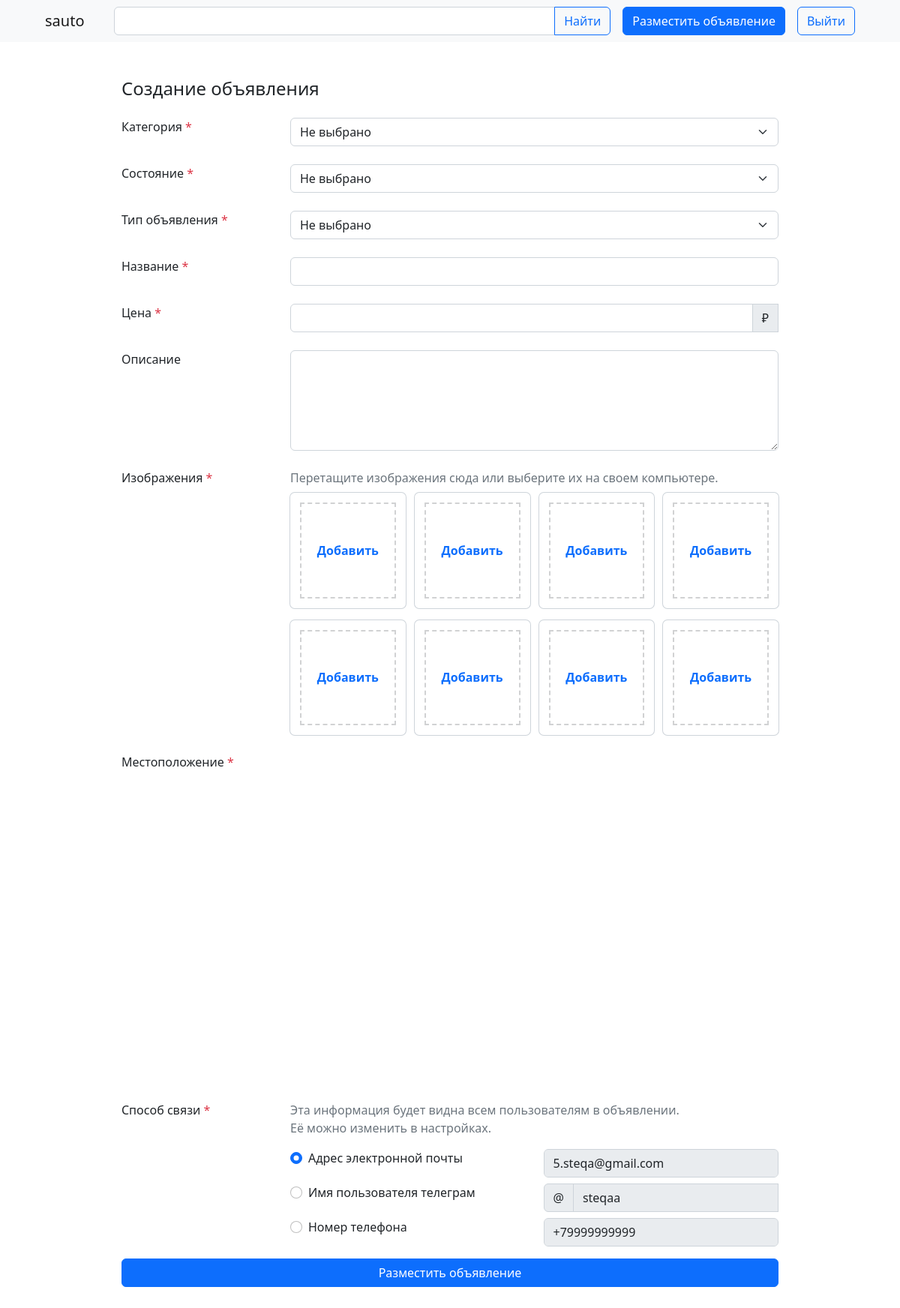
Page /add-announcement/ (signed in) on the committed database.
### accounts/models.py (models this page shows, shortened)
class User(AbstractBaseUser):
    email = models.EmailField(verbose_name="адрес электронной почты", max_length=260, unique=True)
    first_name = models.CharField(verbose_name="имя", max_length=150)
    last_name = models.CharField(verbose_name="фамилия", max_length=150)
    profile_image = models.ImageField(verbose_name="изображение профиля", upload_to=_get_profile_image_filepath, null=True, blank=True, default=_get_default_profile_image)
    date_joined = models.DateTimeField(verbose_name="дата регистрации", auto_now_add=True)
    last_login = models.DateTimeField(verbose_name="последний вход", auto_now=True)
    is_active = models.BooleanField(verbose_name="активный", default=True)
    is_staff = models.BooleanField(verbose_name="статус персонала", default=False)
    is_admin = models.BooleanField(verbose_name="статус администратора", default=False)
    is_superuser = models.BooleanField(verbose_name="статус суперпользователя", default=False)
    is_email_verified = models.BooleanField(verbose_name="статус проверенной электронной почты", default=False)
    objects = UserManager()
    USERNAME_FIELD = 'email'
    REQUIRED_FIELDS = ['first_name', 'last_name']
    class Meta:
        verbose_name = 'пользователь'
        verbose_name_plural = 'пользователи'

### seller/models.py (models this page shows, shortened)
class Seller(models.Model):
    user = models.OneToOneField(User, verbose_name="пользователь", on_delete=models.CASCADE)
    telegram_username = models.CharField(verbose_name="имя пользователя телеграм", max_length=32, unique=True, blank=True, null=True)
    phone_number = PhoneNumberField(verbose_name="номер телефона", unique=True, blank=True, null=True)
    class Meta:
        verbose_name = 'продавец'
        verbose_name_plural = 'продавцы'

### announcement/views.py (the view, shortened to what this page needs)
# urls.py: path('add-announcement/', views.add_announcement, name='add-announcement'),
@login_required
def add_announcement(request):
    form = AnnouncementCreationForm
    context = {
        'form': form,
        'yandex_map_api_key': settings.YANDEX_MAP_API_KEY,
    }
    if not is_seller(request.user):
        seller_form = SellerCreationForm
        context['seller_form'] = seller_form
    return render(request, 'announcement/add-announcement.html', context)

### seller/utils.py (called while the page is built)
def is_seller(user: User) -> bool:
    try:
        return True if Seller.objects.filter(user=user).first() else False
    except:
        return False

### announcement/templates/announcement/add-announcement.html (shortened to what this page needs)
{% extends 'announcement/base.html' %}
{% load static %}
{% block content %}
<link rel="stylesheet" href="{% static 'css/dnd-area.css' %}">
<link rel="stylesheet" href="{% static 'css/announcement/image-validation.css' %}">
<div class="container col-9 my-5">
    <h4 class="mb-4">Создание объявления</h4>
    <form action="{% url 'add-announcement' %}" method="post" id="add_announcement_form">
        <div class="announcementFields">
            {% for field in form %}
            {% if field.is_hidden %}
            {% if field.id_for_label != 'id_latitude' and field.id_for_label != 'id_longitude' %}
            <div class="field-block">
                {{ field }}
                <div class="invalid-feedback"></div>
            </div>
            {% endif %}
            {% else %}
            <div class="row mb-2">
                {% if field.id_for_label == 'id_description' %}
                <div class="col-12 col-md-3 col-lg-3 mb-2">{{ field.label }}</div>
                {% else %}
                <div class="col-12 col-md-3 col-lg-3 mb-2">
                    {{ field.label }}
                    <span class="not-selectable text-danger">*</span>
                </div>
                {% endif %}
                <div class="col-12 col-md-9 col-lg-9 mb-3 field-block">
                    {% if field.id_for_label == 'id_price' %}
                    <div class="input-group field-block">
                        {{ field }}
                        <span class="input-group-text">&#8381</span>
                    </div>
                    {% else %}
                    {{ field }}
                    {% endif %}
                </div>
            </div>
            {% endif %}
            {% endfor %}
        </div>
        <div class="row mb-2 imageFields">
            <div class="col-12 col-md-3 col-lg-3 mb-2">
                Изображения
                <span class="not-selectable text-danger">*</span>
            </div>
            <div class="col-12 col-md-9 col-lg-9 row pe-0">
                <p class="mb-2 text-secondary">Перетащите изображения сюда или выберите их на своем компьютере.</p>
                {% for r in '01234567' %}
                <div class="col-12 col-sm-6 col-md-3 col-xxl-3 mb-3 pe-0 field-block">
                    <div id="upload-container">
                        <div class="upload-container-content">
                            <label for="file-input{{ r }}" class="visually-hidden=md">
                                <a class="fw-bolder pointer text-decoration-none text-center">Добавить</a>
                            </label>
                        </div>
                    </div>
                </div>
                {% endfor %}
            </div>
        </div>
        <div class="row mb-2 locationFields">
            <div class="col-12 col-md-3 col-lg-3 mb-2">
                Местоположение
                <span class="not-selectable text-danger">*</span>
            </div>
            <div class="col-12 col-md-9 col-lg-9">
                <div id="map" action="{% url 'add-announcement' %}" class="mb-3" style="height: 440px;"></div>
            </div>
        </div>
        <div class="row mb-2 sellerFields">
            <div class="col-12 col-md-3 col-lg-3 mb-2">
                Способ связи
                <span class="not-selectable text-danger">*</span>
            </div>
            <div class="col-12 col-md-9 col-lg-9">
                <p class="mb-3 text-secondary">
                    {% if not seller_form %}
                    Эта информация будет видна всем пользователям в объявлении.<br>Её можно изменить в настройках.
                    {% else %}
                    Эта информация будет видна всем пользователям в объявлении.<br>Её можно будет изменить в настройках.
                    {% endif %}
                </p>
                <div class="row mb-2">
                    <div class="col-12 col-sm-6">
                        <div class="form-check">
                            <input class="form-check-input communicationMethodRadio" type="radio" value="0"
                                id="communicationMethodEmail" checked="true">
                            <label class="form-check-label" for="communicationMethodEmail">
                                Адрес электронной почты
                            </label>
                        </div>
                    </div>
                    <div class="col-12 col-sm-6 field-block">
                        <input type="email" class="form-control" value="{{ request.user.email }}" disabled>
                    </div>
                </div>
                <div class="row mb-2">
                    <div class="col-12 col-sm-6">
                        <div class="form-check">
                            {% if not seller_form %}
                            {% if request.user.seller.telegram_username is None %}
                            <input class="form-check-input communicationMethodRadio" type="radio" value="1"
                                id="communicationMethodTelegramUsernameRadio" disabled>
                            {% else %}
                            <input class="form-check-input communicationMethodRadio" type="radio" value="1"
                                id="communicationMethodTelegramUsernameRadio">
                            {% endif %}
                            {% else %}
                            <input class="form-check-input communicationMethodRadio" type="radio" value="1"
                                id="communicationMethodTelegramUsernameRadio" disabled>
                            {% endif %}
                            <label class="form-check-label" for="communicationMethodTelegramUsernameRadio">
                                Имя пользователя телеграм
                            </label>
                        </div>
                    </div>
                    <div class="col-12 col-sm-6 sellerFields">
                        <div class="input-group field-block"
                            data-communication-method-input-id="communicationMethodTelegramUsernameRadio">
                            <span class="input-group-text">@</span>
                            {% if not seller_form %}
                            {% if request.user.seller.telegram_username is None %}
                            <input type="text" name="telegram_username" class="form-control" value="Не установлено"
                                disabled>
                            {% else %}
                            <input type="text" name="telegram_username" class="form-control"
                                value="{{ request.user.seller.telegram_username }}" disabled>
                            {% endif %}
                            {% else %}
                            {{ seller_form.telegram_username }}
                            {% endif %}
                        </div>
                    </div>
                </div>
                <div class="row mb-2">
                    <div class="col-12 col-sm-6">
                        <div class="form-check">
                            {% if not seller_form %}
                            {% if request.user.seller.phone_number is None %}
                            <input class="form-check-input communicationMethodRadio" type="radio" value="2"
                                id="communicationMethodPhoneNumberRadio" disabled>
                            {% else %}
                            <input class="form-check-input communicationMethodRadio" type="radio" value="2"
                                id="communicationMethodPhoneNumberRadio">
                            {% endif %}
                            {% else %}
                            <input class="form-check-input communicationMethodRadio" type="radio" value="2"
                                id="communicationMethodPhoneNumberRadio" disabled>
                            {% endif %}
                            <label class="form-check-label" for="communicationMethodPhoneNumberRadio">
                                Номер телефона
                            </label>
                        </div>
                    </div>
                    <div class="col-12 col-sm-6">
                        <div class="row g-0 sellerFields">
                            {% if not seller_form %}
                            <div class="field-block">
                                {% if request.user.seller.phone_number is None %}
                                <input type="text" name="phone_number_1" class="form-control" value="Не установлено"
                                    disabled>
                                {% else %}
                                <input type="text" name="phone_number_1" class="form-control"
                                    value="{{ request.user.seller.phone_number }}" disabled>
                                {% endif %}
                            </div>
                            {% endif %}
                        </div>
                    </div>
                </div>
            </div>
        </div>
        <div class="d-grid">
            <button class="btn btn-primary" type="submit">Разместить объявление</button>
        </div>
    </form>
</div>
{% endblock %}

### static/css/styles.css (style rules this page uses)
.pointer { cursor: pointer; }
.not-selectable { user-select: none; }

### static/css/dnd-area.css (style rules this page uses)
#upload-container { position: relative; display: flex; justify-content: center; align-items: center; flex-direction: column; width: 100%; }
#upload-container::after { content: ''; display: block; padding-top: 100%; }
.upload-container-content { position: absolute; display: flex; justify-content: center; align-items: center; flex-direction: column; top: 0; left: 0; width: 100%; height: 100%; outline: 2px dashed rgba(33, 37, 41, 0.2); outline-offset: -15px; background-color: #fff; box-shadow: 0 0 0 1px #ced4da; border: 14px solid #fff; border-radius: 0.375rem; background-repeat: no-repeat; background-position: center; background-size: cover; }

### rows in the picture
User: user.email "5.steqa@gmail.com", telegram_username "steqaa", phone_number_1 "+79999999999"

### other values in the picture
{{ field.label }} "Категория" "Состояние" "Тип объявления" "Название" "Цена"
{{ field.label }} "Описание"
